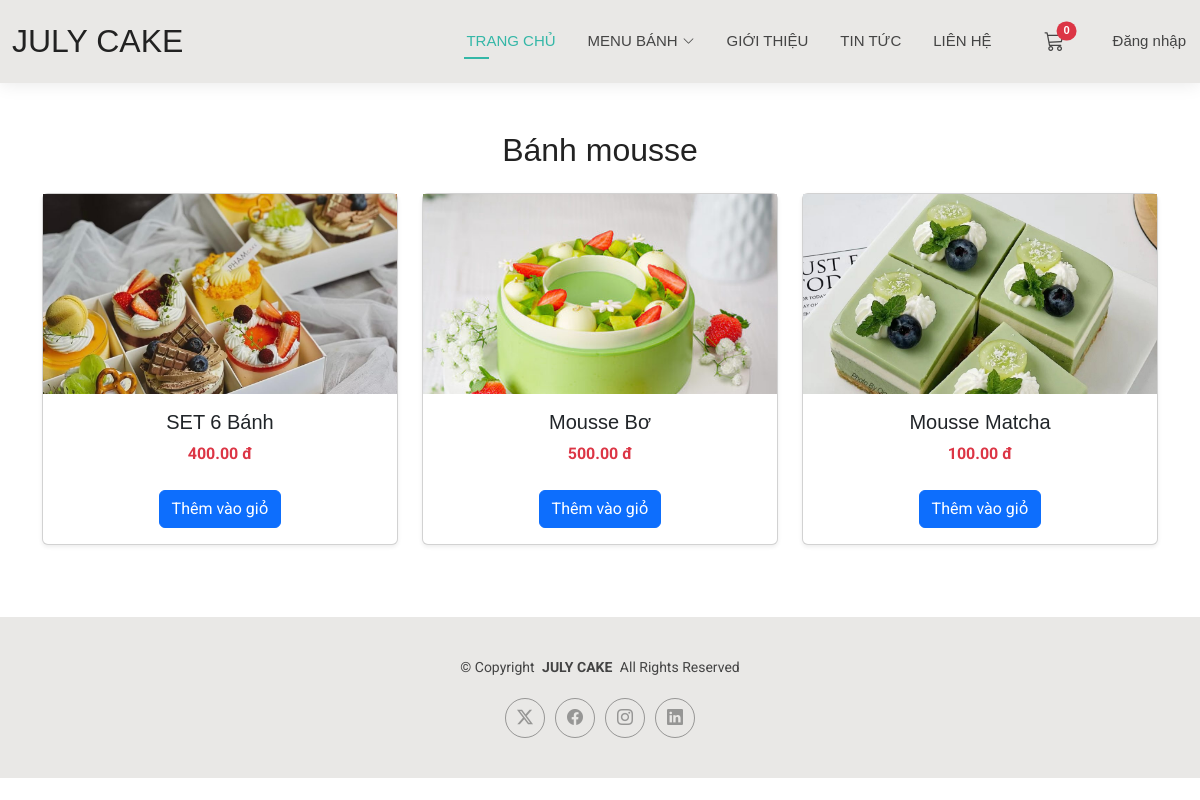
/products/category/7/, run on the app's committed database.
### products/models.py (models this page shows, shortened)
class Category(models.Model):
    name = models.CharField(max_length=200)
    slug = models.SlugField(max_length=200, unique=True, blank=True)
    class Meta:
        verbose_name = "Category"
        verbose_name_plural = "Categories"

class Product(models.Model):
    name = models.CharField(max_length=255)
    slug = models.SlugField(max_length=255, unique=True, blank=True)
    description = models.TextField(blank=True)
    price = models.DecimalField(max_digits=12, decimal_places=2, default=0)
    stock = models.PositiveIntegerField(default=0)
    image = models.ImageField(upload_to='products/', null=True, blank=True)
    categories = models.ManyToManyField(Category, related_name='products', blank=True)
    created_at = models.DateTimeField(auto_now_add=True)
    class Meta:
        ordering = ['-created_at']

### products/views.py (the view)
# urls.py: path("category/<int:category_id>/", views.products_by_category, name="products_by_category"),
def products_by_category(request, category_id):
    category = get_object_or_404(Category, id=category_id)
    products = Product.objects.filter(categories=category)
    return render(request, 'products/products_by_category.html', {
        'category': category,
        'products': products
    })

### cart/context_processors.py (called while the page is built)
def cart_count(request):
    if getattr(request, 'user', None) and request.user.is_authenticated:
        total = CartItem.objects.filter(cart__user=request.user).aggregate(total=Sum('quantity'))['total'] or 0
    else:
        cart = request.session.get('cart', {})
        try:
            total = sum(int(item.get('quantity', 0) or 0) for item in cart.values())
        except Exception:
            total = 0
    return {'cart_count': int(total)}

### products/templates/products/products_by_category.html
{% extends 'base.html' %}
{% load static %}
{% block content %}
<div class="container py-5">
  <h2 class="text-center mb-4">{{ category.name }}</h2>
  <div class="row">
    {% for product in products %}
      <div class="col-md-4 mb-4">
        <div class="card h-100 shadow-sm">
          {% if product %}
            <a href="{% url 'products:product_detail' product.id %}" style="text-decoration: none; color: inherit;">
              {% if product.image %}
                <img src="{{ product.image.url }}" alt="{{ product.name }}"
                     class="img-fluid" style="width:100%; height:200px; object-fit:cover;">
              {% else %}
                <img src="{% static 'assets/img/default.jpg' %}" alt="No Image"
                     class="img-fluid" style="width:100%; height:200px; object-fit:cover;">
              {% endif %}
              <div class="card-body text-center">
                <h5 class="card-title">{{ product.name }}</h5>
                <p class="text-danger fw-bold">{{ product.price }} đ</p>
                <a href="{% url 'cart:add' product.id %}" class="btn btn-primary mt-2">
                  Thêm vào giỏ
                </a>
              </div>
            </a>
          {% endif %}
        </div>
      </div>
    {% empty %}
      <p class="text-center text-muted">Không có sản phẩm nào trong danh mục này.</p>
    {% endfor %}
  </div>
</div>
{% endblock %}

### first_project/static/assets/css/main.css (style rules this page uses)
:root { --default-font: "Roboto", system-ui, -apple-system, "Segoe UI", Roboto, "Helvetica Neue", Arial, "Noto Sans", "Liberation Sans", sans-serif, "Apple Color Emoji", "Segoe UI Emoji", "Segoe UI Symbol", "Noto Color Emoji"; --heading-font: "Raleway", sans-serif; --nav-font: "Poppins", sans-serif; }
:root { --background-color: #ffffff; --default-color: #444444; --heading-color: #222222; --accent-color: #34b7a7; --surface-color: #ffffff; --contrast-color: #ffffff; }
:root { --nav-color: #444444; --nav-hover-color: #34b7a7; --nav-mobile-background-color: #ffffff; --nav-dropdown-background-color: #ffffff; --nav-dropdown-color: #444444; --nav-dropdown-hover-color: #34b7a7; }
:root { scroll-behavior: smooth; }
body { color: var(--default-color); background-color: var(--background-color); font-family: var(--default-font); }
a { color: var(--accent-color); text-decoration: none; transition: 0.3s; }
h1, h2, h3, h4, h5, h6 { color: var(--heading-color); font-family: var(--heading-font); }

### data on the page
Category: name "Bánh mousse"
Product: image (picture), name "SET 6 Bánh", price "400.00"
Product: image (picture), name "Mousse Bơ", price "500.00"
Product: image (picture), name "Mousse Matcha", price "100.00"
